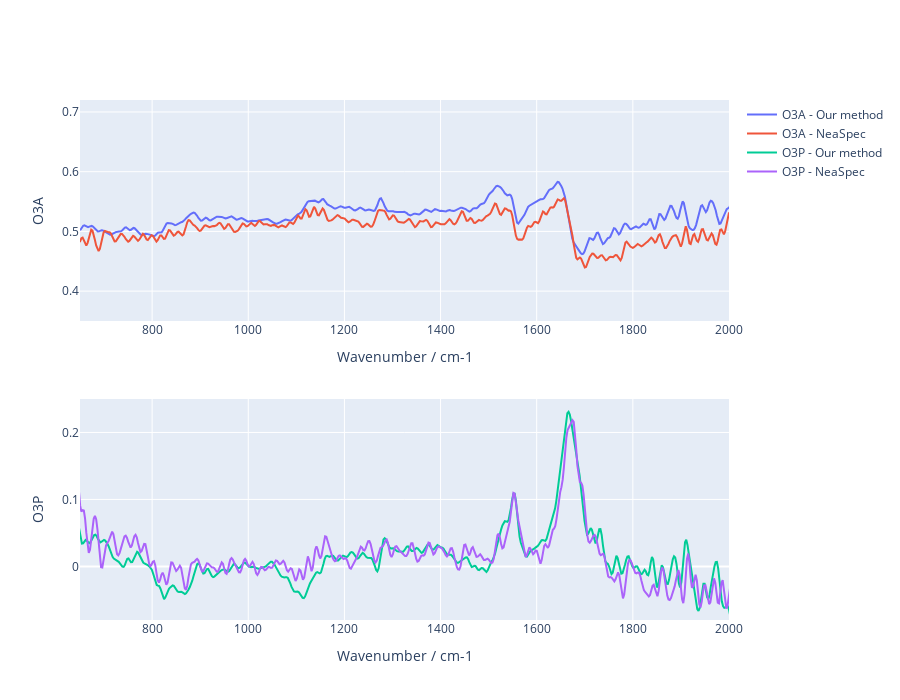

The code cell stored with this chart in its notebook:
### Code cell
fig = make_subplots(rows=2, cols=1)

fig.add_trace(go.Scatter(x=sample_spectrum.data["Wavenumber"], y=sample_spectrum.data["O3A"], name="O3A - Our method"), row=1, col=1)
fig.add_trace(go.Scatter(x=spectrum_nea_norm.data["Wavenumber"], y=spectrum_nea_norm.data["O3A"], name="O3A - NeaSpec"), row=1, col=1)

fig.add_trace(go.Scatter(x=sample_spectrum.data["Wavenumber"], y=sample_spectrum.data["O3P"], name="O3P - Our method"), row=2, col=1)
fig.add_trace(go.Scatter(x=spectrum_nea_norm.data["Wavenumber"], y=spectrum_nea_norm.data["O3P"], name="O3P - NeaSpec"), row=2, col=1)

fig.update_xaxes(title_text="Wavenumber / cm-1",range=(650,2000),row=1, col=1)
fig.update_yaxes(title_text="O3A",range=(0.35,0.72),row=1, col=1)
fig.update_xaxes(title_text="Wavenumber / cm-1",range=(650,2000),row=2, col=1)
fig.update_yaxes(title_text="O3P",range=(-0.08,0.25),row=2, col=1)
fig.update_layout(height=700)
fig.show()

### Figure 1 — Plotly figure (JSON) as saved in the notebook; plotly's stock layout.template omitted (floating-point values rounded to 4 significant figures; data arrays with more than 128 entries replaced by an {"elided": "..."} marker saying what was removed)
{"data": [{"name": "O3A - Our method", "type": "scatter", "x": {"elided": "2048 float values"}, "xaxis": "x", "y": {"elided": "2048 float values"}, "yaxis": "y"}, {"name": "O3A - NeaSpec", "type": "scatter", "x": {"elided": "2048 float values"}, "xaxis": "x", "y": {"elided": "2048 float values"}, "yaxis": "y"}, {"name": "O3P - Our method", "type": "scatter", "x": {"elided": "2048 float values"}, "xaxis": "x2", "y": {"elided": "2048 float values"}, "yaxis": "y2"}, {"name": "O3P - NeaSpec", "type": "scatter", "x": {"elided": "2048 float values"}, "xaxis": "x2", "y": {"elided": "2048 float values"}, "yaxis": "y2"}], "layout": {"height": 700, "xaxis": {"anchor": "y", "domain": [0, 1], "range": [650, 2000], "title": {"text": "Wavenumber / cm-1"}}, "xaxis2": {"anchor": "y2", "domain": [0, 1], "range": [650, 2000], "title": {"text": "Wavenumber / cm-1"}}, "yaxis": {"anchor": "x", "domain": [0.575, 1], "range": [0.35, 0.72], "title": {"text": "O3A"}}, "yaxis2": {"anchor": "x2", "domain": [0, 0.425], "range": [-0.08, 0.25], "title": {"text": "O3P"}}}}
